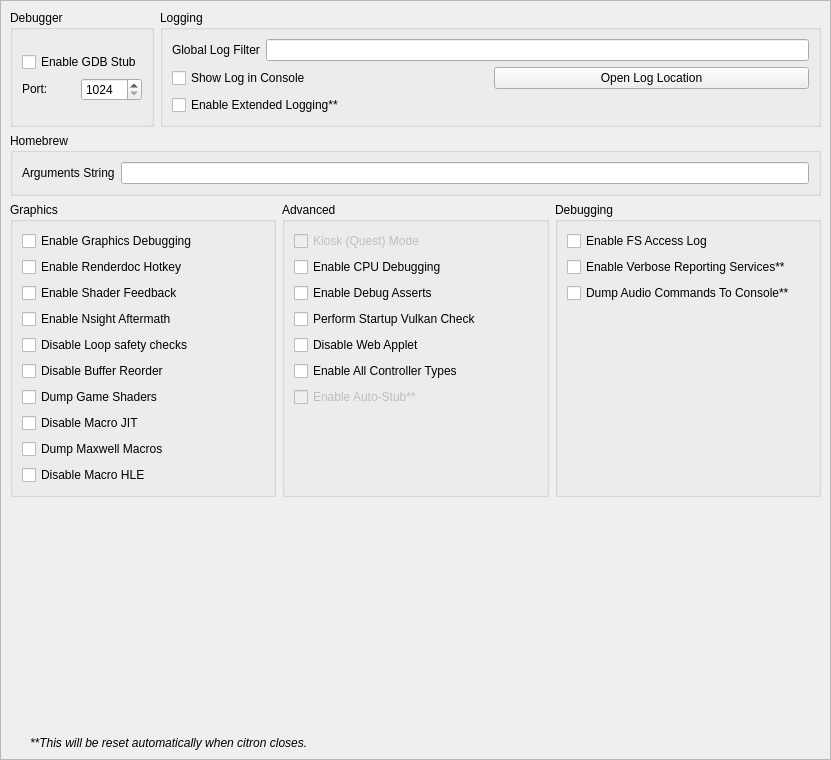
<?xml version="1.0" encoding="UTF-8"?>
<ui version="4.0">
 <class>ConfigureDebug</class>
 <widget class="QScrollArea" name="ConfigureDebug">
  <property name="geometry">
   <rect>
    <x>0</x>
    <y>0</y>
    <width>831</width>
    <height>760</height>
   </rect>
  </property>
  <property name="widgetResizable">
   <bool>true</bool>
  </property>
  <widget class="QWidget" name="widget">
   <property name="geometry">
    <rect>
     <x>0</x>
     <y>0</y>
     <width>842</width>
     <height>741</height>
    </rect>
   </property>
   <layout class="QVBoxLayout" name="verticalLayout_1">
    <item>
     <layout class="QHBoxLayout" name="horizontalLayout">
      <property name="topMargin">
       <number>0</number>
      </property>
      <item>
       <widget class="QGroupBox" name="groupBox">
        <property name="sizePolicy">
         <sizepolicy hsizetype="Preferred" vsizetype="Preferred">
          <horstretch>0</horstretch>
          <verstretch>0</verstretch>
         </sizepolicy>
        </property>
        <property name="title">
         <string>Debugger</string>
        </property>
        <property name="alignment">
         <set>Qt::AlignLeading|Qt::AlignLeft|Qt::AlignTop</set>
        </property>
        <property name="flat">
         <bool>false</bool>
        </property>
        <property name="checkable">
         <bool>false</bool>
        </property>
        <layout class="QVBoxLayout" name="verticalLayout_3">
         <item>
          <widget class="QWidget" name="debug_widget" native="true">
           <property name="sizePolicy">
            <sizepolicy hsizetype="Preferred" vsizetype="Maximum">
             <horstretch>0</horstretch>
             <verstretch>0</verstretch>
            </sizepolicy>
           </property>
           <layout class="QVBoxLayout" name="verticalLayout">
            <property name="sizeConstraint">
             <enum>QLayout::SetDefaultConstraint</enum>
            </property>
            <property name="leftMargin">
             <number>0</number>
            </property>
            <property name="topMargin">
             <number>0</number>
            </property>
            <property name="rightMargin">
             <number>0</number>
            </property>
            <property name="bottomMargin">
             <number>0</number>
            </property>
            <item>
             <widget class="QCheckBox" name="toggle_gdbstub">
              <property name="sizePolicy">
               <sizepolicy hsizetype="Maximum" vsizetype="Maximum">
                <horstretch>0</horstretch>
                <verstretch>0</verstretch>
               </sizepolicy>
              </property>
              <property name="text">
               <string>Enable GDB Stub</string>
              </property>
             </widget>
            </item>
            <item>
             <widget class="QWidget" name="horizontalWidget_3" native="true">
              <property name="sizePolicy">
               <sizepolicy hsizetype="Preferred" vsizetype="Maximum">
                <horstretch>0</horstretch>
                <verstretch>0</verstretch>
               </sizepolicy>
              </property>
              <layout class="QHBoxLayout" name="horizontalLayout_3">
               <property name="leftMargin">
                <number>0</number>
               </property>
               <property name="topMargin">
                <number>0</number>
               </property>
               <property name="rightMargin">
                <number>0</number>
               </property>
               <property name="bottomMargin">
                <number>0</number>
               </property>
               <item>
                <widget class="QLabel" name="label_11">
                 <property name="sizePolicy">
                  <sizepolicy hsizetype="Minimum" vsizetype="Maximum">
                   <horstretch>0</horstretch>
                   <verstretch>0</verstretch>
                  </sizepolicy>
                 </property>
                 <property name="text">
                  <string>Port:</string>
                 </property>
                </widget>
               </item>
               <item>
                <widget class="QSpinBox" name="gdbport_spinbox">
                 <property name="sizePolicy">
                  <sizepolicy hsizetype="Preferred" vsizetype="Maximum">
                   <horstretch>0</horstretch>
                   <verstretch>0</verstretch>
                  </sizepolicy>
                 </property>
                 <property name="minimum">
                  <number>1024</number>
                 </property>
                 <property name="maximum">
                  <number>65535</number>
                 </property>
                </widget>
               </item>
              </layout>
             </widget>
            </item>
           </layout>
          </widget>
         </item>
        </layout>
       </widget>
      </item>
      <item>
       <widget class="QGroupBox" name="groupBox_2">
        <property name="sizePolicy">
         <sizepolicy hsizetype="Expanding" vsizetype="Preferred">
          <horstretch>0</horstretch>
          <verstretch>0</verstretch>
         </sizepolicy>
        </property>
        <property name="title">
         <string>Logging</string>
        </property>
        <layout class="QGridLayout" name="gridLayout_1">
         <item row="1" column="1">
          <widget class="QPushButton" name="open_log_button">
           <property name="text">
            <string>Open Log Location</string>
           </property>
          </widget>
         </item>
         <item row="0" column="0" colspan="2">
          <widget class="QWidget" name="logging_widget" native="true">
           <property name="sizePolicy">
            <sizepolicy hsizetype="Preferred" vsizetype="Maximum">
             <horstretch>0</horstretch>
             <verstretch>0</verstretch>
            </sizepolicy>
           </property>
           <layout class="QHBoxLayout" name="horizontalLayout_1">
            <property name="leftMargin">
             <number>0</number>
            </property>
            <property name="topMargin">
             <number>0</number>
            </property>
            <property name="rightMargin">
             <number>0</number>
            </property>
            <property name="bottomMargin">
             <number>0</number>
            </property>
            <item>
             <widget class="QLabel" name="label_1">
              <property name="sizePolicy">
               <sizepolicy hsizetype="Preferred" vsizetype="Preferred">
                <horstretch>0</horstretch>
                <verstretch>0</verstretch>
               </sizepolicy>
              </property>
              <property name="text">
               <string>Global Log Filter</string>
              </property>
             </widget>
            </item>
            <item>
             <widget class="QLineEdit" name="log_filter_edit"/>
            </item>
           </layout>
          </widget>
         </item>
         <item row="2" column="0">
          <widget class="QCheckBox" name="extended_logging">
           <property name="enabled">
            <bool>true</bool>
           </property>
           <property name="toolTip">
            <string>When checked, the max size of the log increases from 100 MB to 1 GB</string>
           </property>
           <property name="text">
            <string>Enable Extended Logging**</string>
           </property>
          </widget>
         </item>
         <item row="1" column="0">
          <widget class="QCheckBox" name="toggle_console">
           <property name="text">
            <string>Show Log in Console</string>
           </property>
          </widget>
         </item>
        </layout>
       </widget>
      </item>
     </layout>
    </item>
    <item>
     <widget class="QGroupBox" name="groupBox_3">
      <property name="title">
       <string>Homebrew</string>
      </property>
      <layout class="QVBoxLayout" name="verticalLayout_5">
       <item>
        <layout class="QHBoxLayout" name="horizontalLayout_4">
         <item>
          <widget class="QLabel" name="label_3">
           <property name="text">
            <string>Arguments String</string>
           </property>
          </widget>
         </item>
         <item>
          <widget class="QLineEdit" name="homebrew_args_edit"/>
         </item>
        </layout>
       </item>
      </layout>
     </widget>
    </item>
    <item>
     <layout class="QHBoxLayout" name="horizontalLayout_2">
      <item>
       <widget class="QGroupBox" name="groupBox_4">
        <property name="title">
         <string>Graphics</string>
        </property>
        <layout class="QGridLayout" name="gridLayout_2">
         <item row="4" column="0">
          <widget class="QCheckBox" name="disable_loop_safety_checks">
           <property name="toolTip">
            <string>When checked, it executes shaders without loop logic changes</string>
           </property>
           <property name="text">
            <string>Disable Loop safety checks</string>
           </property>
          </widget>
         </item>
         <item row="8" column="0">
          <widget class="QCheckBox" name="dump_macros">
           <property name="enabled">
            <bool>true</bool>
           </property>
           <property name="toolTip">
            <string>When checked, it will dump all the macro programs of the GPU</string>
           </property>
           <property name="text">
            <string>Dump Maxwell Macros</string>
           </property>
          </widget>
         </item>
         <item row="3" column="0">
          <widget class="QCheckBox" name="enable_nsight_aftermath">
           <property name="toolTip">
            <string>When checked, it enables Nsight Aftermath crash dumps</string>
           </property>
           <property name="text">
            <string>Enable Nsight Aftermath</string>
           </property>
          </widget>
         </item>
         <item row="6" column="0">
          <widget class="QCheckBox" name="dump_shaders">
           <property name="enabled">
            <bool>true</bool>
           </property>
           <property name="toolTip">
            <string>When checked, it will dump all the original assembler shaders from the disk shader cache or game as found</string>
           </property>
           <property name="text">
            <string>Dump Game Shaders</string>
           </property>
          </widget>
         </item>
         <item row="1" column="0">
          <widget class="QCheckBox" name="enable_renderdoc_hotkey">
           <property name="text">
            <string>Enable Renderdoc Hotkey</string>
           </property>
          </widget>
         </item>
         <item row="7" column="0">
          <widget class="QCheckBox" name="disable_macro_jit">
           <property name="enabled">
            <bool>true</bool>
           </property>
           <property name="toolTip">
            <string>When checked, it disables the macro Just In Time compiler. Enabling this makes games run slower</string>
           </property>
           <property name="text">
            <string>Disable Macro JIT</string>
           </property>
          </widget>
         </item>
         <item row="9" column="0">
          <widget class="QCheckBox" name="disable_macro_hle">
           <property name="enabled">
            <bool>true</bool>
           </property>
           <property name="toolTip">
            <string>When checked, it disables the macro HLE functions. Enabling this makes games run slower</string>
           </property>
           <property name="text">
            <string>Disable Macro HLE</string>
           </property>
          </widget>
         </item>
         <item row="0" column="0">
          <widget class="QCheckBox" name="enable_graphics_debugging">
           <property name="enabled">
            <bool>true</bool>
           </property>
           <property name="toolTip">
            <string>When checked, the graphics API enters a slower debugging mode</string>
           </property>
           <property name="text">
            <string>Enable Graphics Debugging</string>
           </property>
          </widget>
         </item>
         <item row="10" column="0">
          <spacer name="verticalSpacer_5">
           <property name="orientation">
            <enum>Qt::Vertical</enum>
           </property>
           <property name="sizeType">
            <enum>QSizePolicy::Preferred</enum>
           </property>
           <property name="sizeHint" stdset="0">
            <size>
             <width>20</width>
             <height>0</height>
            </size>
           </property>
          </spacer>
         </item>
         <item row="2" column="0">
          <widget class="QCheckBox" name="enable_shader_feedback">
           <property name="toolTip">
            <string>When checked, citron will log statistics about the compiled pipeline cache</string>
           </property>
           <property name="text">
            <string>Enable Shader Feedback</string>
           </property>
          </widget>
         </item>
         <item row="5" column="0">
          <widget class="QCheckBox" name="disable_buffer_reorder">
           <property name="toolTip">
            <string>&lt;html&gt;&lt;head/&gt;&lt;body&gt;&lt;p&gt;When checked, disables reordering of mapped memory uploads which allows to associate uploads with specific draws. May reduce performance in some cases.&lt;/p&gt;&lt;/body&gt;&lt;/html&gt;</string>
           </property>
           <property name="text">
            <string>Disable Buffer Reorder</string>
           </property>
          </widget>
         </item>
        </layout>
       </widget>
      </item>
      <item>
       <widget class="QGroupBox" name="groupBox_6">
        <property name="title">
         <string>Advanced</string>
        </property>
        <layout class="QGridLayout" name="gridLayout_4">
         <item row="3" column="0">
          <widget class="QCheckBox" name="perform_vulkan_check">
           <property name="toolTip">
            <string>Enables citron to check for a working Vulkan environment when the program starts up. Disable this if this is causing issues with external programs seeing citron.</string>
           </property>
           <property name="text">
            <string>Perform Startup Vulkan Check</string>
           </property>
          </widget>
         </item>
         <item row="4" column="0">
          <widget class="QCheckBox" name="disable_web_applet">
           <property name="text">
            <string>Disable Web Applet</string>
           </property>
          </widget>
         </item>
         <item row="5" column="0">
          <widget class="QCheckBox" name="enable_all_controllers">
           <property name="text">
            <string>Enable All Controller Types</string>
           </property>
          </widget>
         </item>
         <item row="6" column="0">
          <widget class="QCheckBox" name="use_auto_stub">
           <property name="enabled">
            <bool>false</bool>
           </property>
           <property name="toolTip">
            <string>This feature has been disabled.</string>
           </property>
           <property name="text">
            <string>Enable Auto-Stub**</string>
           </property>
          </widget>
         </item>
         <item row="0" column="0">
          <widget class="QCheckBox" name="quest_flag">
           <property name="enabled">
            <bool>false</bool>
           </property>
           <property name="toolTip">
            <string>This feature has been disabled.</string>
           </property>
           <property name="text">
            <string>Kiosk (Quest) Mode</string>
           </property>
          </widget>
         </item>
         <item row="1" column="0">
          <widget class="QCheckBox" name="enable_cpu_debugging">
           <property name="text">
            <string>Enable CPU Debugging</string>
           </property>
          </widget>
         </item>
         <item row="2" column="0">
          <widget class="QCheckBox" name="use_debug_asserts">
           <property name="text">
            <string>Enable Debug Asserts</string>
           </property>
          </widget>
         </item>
         <item row="7" column="0">
          <spacer name="verticalSpacer_4">
           <property name="orientation">
            <enum>Qt::Vertical</enum>
           </property>
           <property name="sizeType">
            <enum>QSizePolicy::Expanding</enum>
           </property>
           <property name="sizeHint" stdset="0">
            <size>
             <width>20</width>
             <height>0</height>
            </size>
           </property>
          </spacer>
         </item>
        </layout>
       </widget>
      </item>
      <item>
       <widget class="QGroupBox" name="groupBox_5">
        <property name="title">
         <string>Debugging</string>
        </property>
        <layout class="QGridLayout" name="gridLayout_3">
         <item row="0" column="0">
          <widget class="QCheckBox" name="fs_access_log">
           <property name="text">
            <string>Enable FS Access Log</string>
           </property>
          </widget>
         </item>
         <item row="3" column="0">
          <widget class="QCheckBox" name="dump_audio_commands">
           <property name="toolTip">
            <string>Enable this to output the latest generated audio command list to the console. Only affects games using the audio renderer.</string>
           </property>
           <property name="text">
            <string>Dump Audio Commands To Console**</string>
           </property>
          </widget>
         </item>
         <item row="2" column="0">
          <widget class="QCheckBox" name="reporting_services">
           <property name="text">
            <string>Enable Verbose Reporting Services**</string>
           </property>
          </widget>
         </item>
         <item row="5" column="0">
          <spacer name="verticalSpacer_3">
           <property name="orientation">
            <enum>Qt::Vertical</enum>
           </property>
           <property name="sizeType">
            <enum>QSizePolicy::Expanding</enum>
           </property>
           <property name="sizeHint" stdset="0">
            <size>
             <width>20</width>
             <height>0</height>
            </size>
           </property>
          </spacer>
         </item>
        </layout>
       </widget>
      </item>
     </layout>
    </item>
    <item>
     <spacer name="verticalSpacer">
      <property name="orientation">
       <enum>Qt::Vertical</enum>
      </property>
      <property name="sizeHint" stdset="0">
       <size>
        <width>20</width>
        <height>0</height>
       </size>
      </property>
     </spacer>
    </item>
    <item>
     <widget class="QLabel" name="label_5">
      <property name="sizePolicy">
       <sizepolicy hsizetype="Expanding" vsizetype="Preferred">
        <horstretch>0</horstretch>
        <verstretch>0</verstretch>
       </sizepolicy>
      </property>
      <property name="font">
       <font>
        <italic>true</italic>
       </font>
      </property>
      <property name="text">
       <string>**This will be reset automatically when citron closes.</string>
      </property>
      <property name="indent">
       <number>20</number>
      </property>
     </widget>
    </item>
   </layout>
  </widget>
 </widget>
 <tabstops>
  <tabstop>log_filter_edit</tabstop>
  <tabstop>toggle_console</tabstop>
  <tabstop>extended_logging</tabstop>
  <tabstop>open_log_button</tabstop>
  <tabstop>homebrew_args_edit</tabstop>
  <tabstop>enable_graphics_debugging</tabstop>
  <tabstop>enable_shader_feedback</tabstop>
  <tabstop>enable_nsight_aftermath</tabstop>
  <tabstop>fs_access_log</tabstop>
  <tabstop>reporting_services</tabstop>
  <tabstop>quest_flag</tabstop>
  <tabstop>enable_cpu_debugging</tabstop>
  <tabstop>use_debug_asserts</tabstop>
 </tabstops>
 <resources/>
 <connections/>
</ui>
